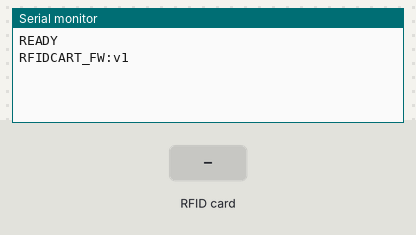
Simulated run of this sketch. Board: ESP32. Parts: the last lines printed to the serial monitor. The inputs (shaded band) are chosen by the test bench.

Above: at 1.2 s.
1.3 s: RFID card 5E 7A 19 C4 held to the reader
At 1.47 s:
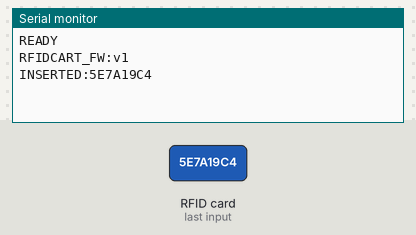
At 1.9 s:
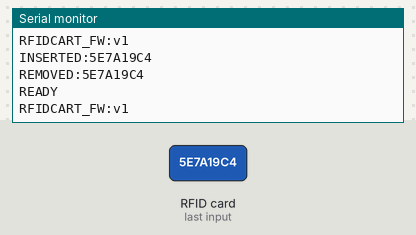

The sketch:

sketch_jul20a.ino
```cpp
// PN532 RFID cartridge-presence detector for ESP32.
// Polls the reader over SPI and reports insert/remove events as plain-text
// lines over USB serial. See CLAUDE.md for the full serial protocol.

#include <Wire.h>
#include <SPI.h>
#include <Adafruit_PN532.h>

#define PN532_SS 5

const uint16_t POLL_TIMEOUT_MS = 50;
const uint8_t MISS_THRESHOLD = 4;
const uint8_t REINIT_MAX_RETRIES = 2;

// A tag held too close to the antenna over-couples it, causing reads to
// intermittently fail even though the tag never moved -- MISS_THRESHOLD
// then declares it removed, and the very next successful read re-declares
// the *same* tag inserted. This grace period treats a same-tag reappearance
// shortly after a removal as that noise, not a real re-insert.
const uint16_t REINSERT_GRACE_MS = 1000;

// Identifies this firmware to the host app, which needs to tell "real reader,
// wrong/no firmware" apart from "nothing plugged in" before it can trust any
// other line on the wire.
const char *FIRMWARE_ID = "RFIDCART_FW:v1";

Adafruit_PN532 nfc(PN532_SS);

// ponytail: Arduino String heap-churns every poll, switch to a fixed char[15] buffer if this runs multi-day unattended.
String currentUid = "";
uint8_t missCount = 0;
String lastRemovedUid = "";
unsigned long lastRemovedAtMs = 0;

// Converts raw UID bytes into an uppercase hex string, e.g. {0x04, 0xA3} -> "04A3".
String uidToStr(uint8_t *uid, uint8_t len) {
  String s = "";
  for (uint8_t i = 0; i < len; i++) {
    if (uid[i] < 0x10) s += "0";
    s += String(uid[i], HEX);
  }
  s.toUpperCase();
  return s;
}

// Probes the reader and runs the required SAMConfig step. Shared by setup()
// and the post-removal reinit loop below, since both need the same sequence.
bool initReader() {
  nfc.begin();
  uint32_t versiondata = nfc.getFirmwareVersion();
  if (!versiondata) return false;

  nfc.SAMConfig();
  Serial.println("READY");
  Serial.println(FIRMWARE_ID);
  return true;
}

// Answers the host's "ID?" handshake so it doesn't have to wait for the
// unprompted READY/FIRMWARE_ID pair after a reinit to know what it's talking to.
void handleHostCommand() {
  if (!Serial.available()) return;

  String cmd = Serial.readStringUntil('\n');
  cmd.trim();
  if (cmd == "ID?") {
    Serial.println(FIRMWARE_ID);
  }
}

// One-time boot init. Halts forever if the reader never responds, since that
// means wiring or the SPI switch mode is wrong before anything has run.
void setup() {
  Serial.begin(115200);
  while (!Serial) { delay(10); }

  if (!initReader()) {
    Serial.println("ERROR: PN532 not found - check wiring and SPI switch mode");
    while (1) { delay(1000); }
  }
}

// Polls for a tag every cycle: reports inserts immediately, and debounces
// removals over MISS_THRESHOLD misses before reporting and reinitializing
// the reader (some PN532 clones stop responding after a read cycle).
void loop() {
  handleHostCommand();

  uint8_t uid[7];
  uint8_t uidLength;

  bool success = nfc.readPassiveTargetID(PN532_MIFARE_ISO14443A, uid, &uidLength, POLL_TIMEOUT_MS);

  if (success) {
    missCount = 0;
    String uidStr = uidToStr(uid, uidLength);

    if (uidStr != currentUid) {
      bool isNoiseFromRecentRemoval = uidStr == lastRemovedUid && millis() - lastRemovedAtMs < REINSERT_GRACE_MS;
      currentUid = uidStr;
      if (!isNoiseFromRecentRemoval) {
        Serial.println("INSERTED:" + currentUid);
      }
    }
  } else {
    missCount++;
  }

  if (currentUid != "" && missCount >= MISS_THRESHOLD) {
    Serial.println("REMOVED:" + currentUid);
    lastRemovedUid = currentUid;
    lastRemovedAtMs = millis();
    currentUid = "";
    missCount = 0;

    for (uint8_t i = 0; i < REINIT_MAX_RETRIES; i++) {
      if (initReader()) break;

      if (i == REINIT_MAX_RETRIES - 1) {
        Serial.println("ERROR: PN532 not found - check wiring and SPI switch mode");
        while (1) { delay(1000); }
      } else {
        Serial.println("ERROR: PN532 not found, retrying...");
      }
    }
  }
}
```

Measured:
- after the input at 1.3 s, the serial monitor: prints a new line at once (image 1)
